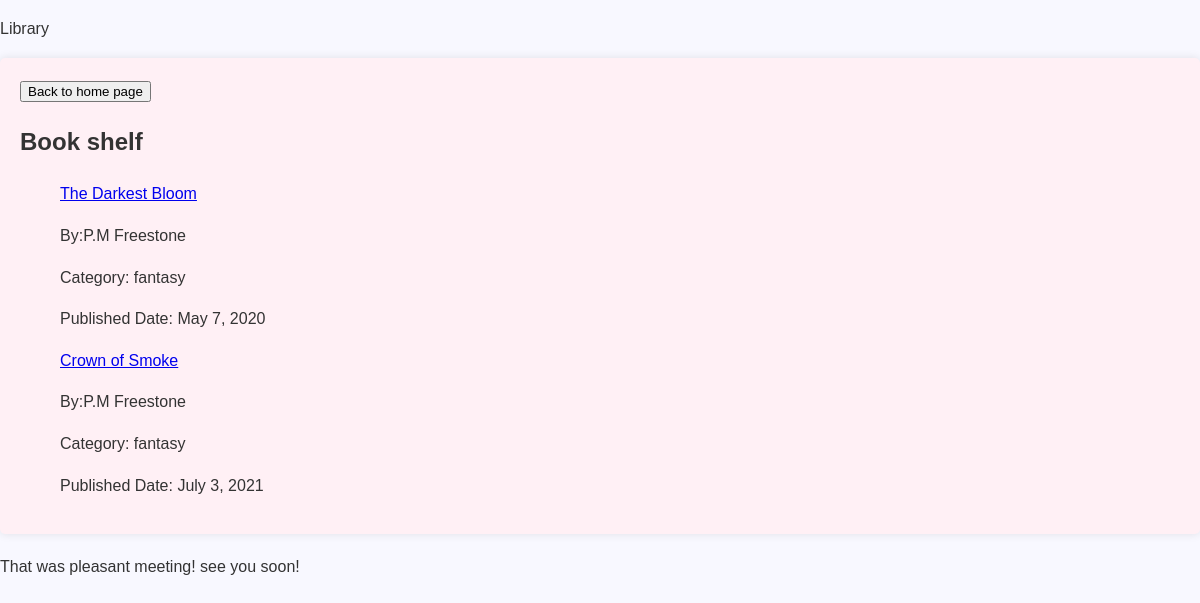
/books, run on the app's committed database.
### library/models.py (models this page shows, shortened)
class Book(models.Model):
    title = models.CharField(max_length=200)
    author = models.ForeignKey(Author, on_delete=models.CASCADE)
    description = models.TextField(blank=True)
    published_date = models.DateField()
    category = models.ForeignKey(Category, on_delete=models.CASCADE)

class Author(models.Model):
    name = models.CharField(max_length=100)
    bio = models.TextField(blank=True)
    def __str__(self):
        return self.name

class Category(models.Model):
    name = models.CharField(max_length=100, unique=True)
    description = models.TextField(blank=True)
    def __str__(self):
        return self.name

### library/views.py (the view)
# urls.py: path("books",views.book_list,name='book_list'),
def book_list(request):
    books = Book.objects.all()
    return render(request,
                'library/books/list.html',
                  {'books': books})

### library/templates/library/Books/list.html
{% extends "library/base.html" %}
{% block content %}
<a href="{% url 'home' %}"><button>Back to home page</button></a>
<h2>Book shelf</h2>
<ul>
  {% for book in books %}
    <p><a href="{% url 'book_detail' title=book.title %}">{{ book.title }}</a></p>
    <p>By:{{ book.author }}</p>
    <p>Category: {{ book.category }}</p>
    <p>Published Date: {{ book.published_date }}</p>
  {% endfor %}
</ul>
{% endblock %}

### library/static/css/library.css (style rules this page uses)
body { font-family: Arial, sans-serif; margin: 0; padding: 0; background-color: #f8f8ff; color: #333; line-height: 1.6; }

### data on the page
Book: title "The Darkest Bloom", author "P.M Freestone", category "fantasy", published_date "May 7, 2020"
Book: title "Crown of Smoke", author "P.M Freestone", category "fantasy", published_date "July 3, 2021"
